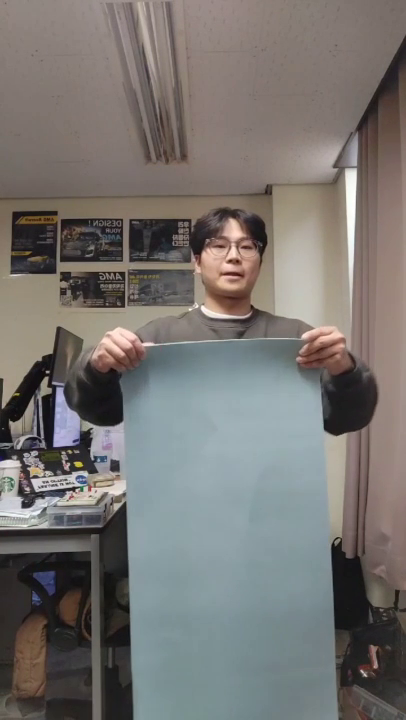
//> input picture frame 26 of LAB/LAB2_Color_Image_Segmentation_Magic_Cloak/LAB2.mp4, 406 x 720 px, given in place of background.mp4, which was not available
$ ./DLIP_LAB2_22000814_HWANGMooYeol   (built with g++ and OpenCV 4)
//> lines starting //> are read from the running program, lines starting //| are printed output that depends on the picture; after the words box and inside, x2 and y2 are one past the last pixel; in counts of white or black regions, pixels touching at a corner belong together; pictures that were not available may be replaced by others from this repository, and a replacement may not be noted
#include <opencv2/opencv.hpp>

using namespace cv;
using namespace std;

int frame_cnt;
int frame = 0;
int hmin = 28, hmax = 110, smin = 4, smax = 161, vmin = 115, vmax = 250;
Mat frame1, frame2, video, hsv, dst, mask, mask_inv, background, current, result, bg;

int main(int ac, char** av) {

    VideoCapture cap("LAB2.mp4");
    VideoCapture bg1("background.mp4");

    frame_cnt = cap.get(CAP_PROP_FRAME_COUNT);

    if (!cap.isOpened())
    {
        printf("Can't open the camera");
        return -1;
    }

    // Get video properties
    int width = cap.get(CAP_PROP_FRAME_WIDTH);
    int height = cap.get(CAP_PROP_FRAME_HEIGHT);
    double fps = cap.get(CAP_PROP_FPS);

    // Define the codec and create VideoWriter object
    VideoWriter writer("output_result.avi", VideoWriter::fourcc('X', 'V', 'I', 'D'), fps, Size(width, height));

    bg1 >> frame1;        // 1st frame
//> frame1 is the input picture: 720 rows x 406 cols, CV_8UC3; mean B, G, R 112.8, 115.9, 119.2
    imshow("img1", frame1);
    bg = frame1;

    while (frame < frame_cnt - 1)
    {
        cap >> video;
        frame += 1;

        if (video.empty())
        {
            printf("empty image");
            break;
        }

        cvtColor(video, hsv, COLOR_BGR2HSV);
//> hsv: 720 rows x 406 cols, CV_8UC3; mean H, S, V 46.4, 39.2, 125.5
        inRange(hsv, Scalar(hmin, smin, vmin), Scalar(hmax, smax, vmax), dst);
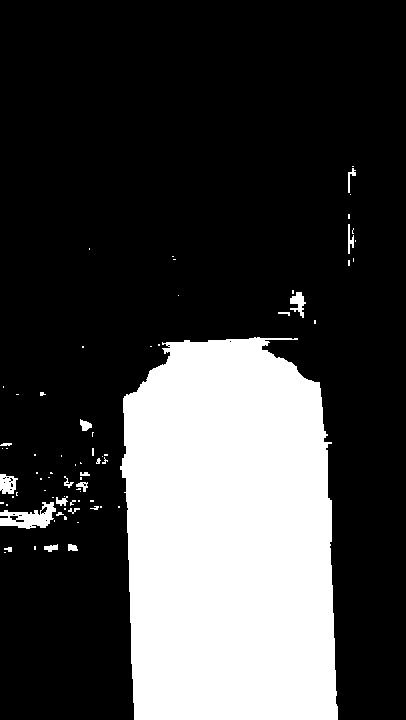
//> dst: 720 rows x 406 cols, CV_8UC1; 26% white; 75 white regions (57 under 20 px), largest, box (x1, y1, x2, y2) and area: (120, 337, 338, 720) 73725, (0, 502, 56, 529) 797, (0, 474, 18, 494) 257
        morphologyEx(dst, dst, MORPH_OPEN, getStructuringElement(MORPH_RECT, Size(4, 4)));
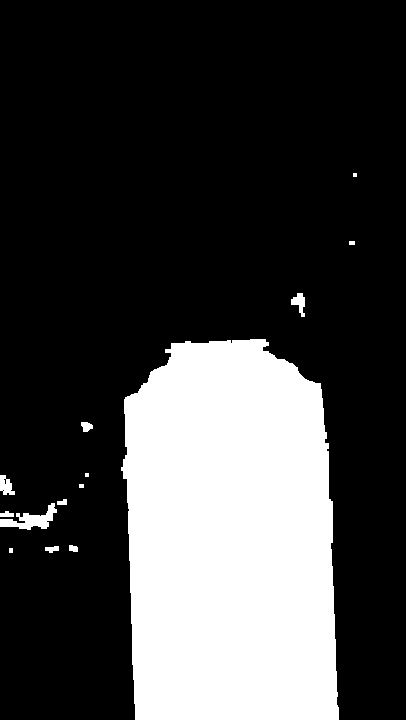
//> dst: 720 rows x 406 cols, CV_8UC1; 25.6% white; 14 white regions (2 under 20 px)

        vector<vector<Point>> contours;

        findContours(dst, contours, RETR_EXTERNAL, CHAIN_APPROX_SIMPLE);
//> contours = 14 contours, 5 with area under 20; largest, box (x1, y1, x2, y2) and area: (121, 339, 339, 720) 72816, (0, 503, 57, 530) 552, (0, 475, 15, 495) 170, (291, 293, 305, 317) 148, (81, 422, 93, 432) 71
        if (!contours.empty())
        {
            double maxArea = 0;
            int maxIdx = 0;
            for (int i = 0; i < contours.size(); i++) {
                double area = contourArea(contours[i]);
                if (area > maxArea) {
                    maxArea = area;
                    maxIdx = i;
                }
            }
//> this loop made 14 passes
//> (area, maxArea) on passes 2, 5, 11: (50.5, 50.5), (551.5, 551.5), (72816.5, 72816.5)
//> area on passes 3, 4, 6, 8, 10, 12: 39.5, 46, 33.5, 169.5, 71, 148.5
//> after the loop, maxArea = 72816.5; maxIdx = 10
            mask = Mat::zeros(video.size(), CV_8UC3);
            drawContours(mask, contours, maxIdx, Scalar(255, 255, 255), FILLED);
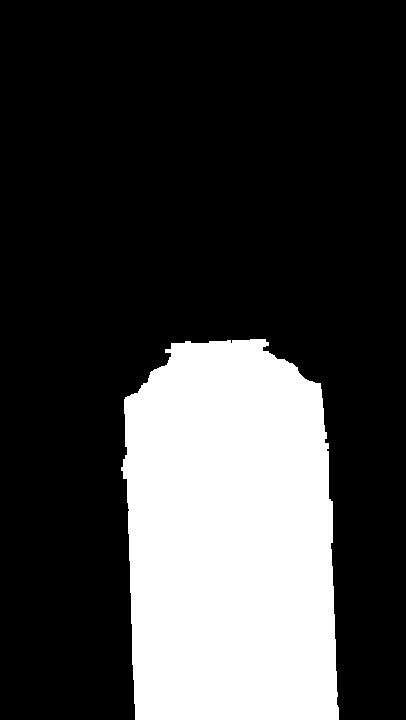
//> mask: 720 rows x 406 cols, CV_8UC3; 25.1% white; 1 white region, box (x1, y1, x2, y2) and area: (121, 339, 339, 720) 73391
            dilate(mask, mask, Mat(), Point(-1, -1), 5);
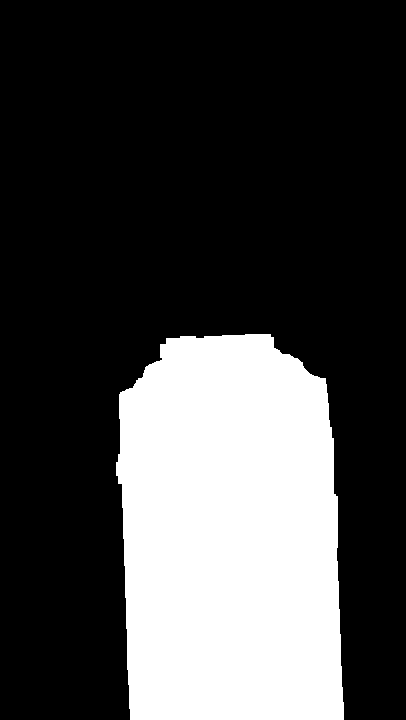
//> mask: 720 rows x 406 cols, CV_8UC3; 26.9% white; 1 white region, box (x1, y1, x2, y2) and area: (116, 334, 344, 720) 78570
            bitwise_not(mask, mask_inv);

            background = bg & mask;
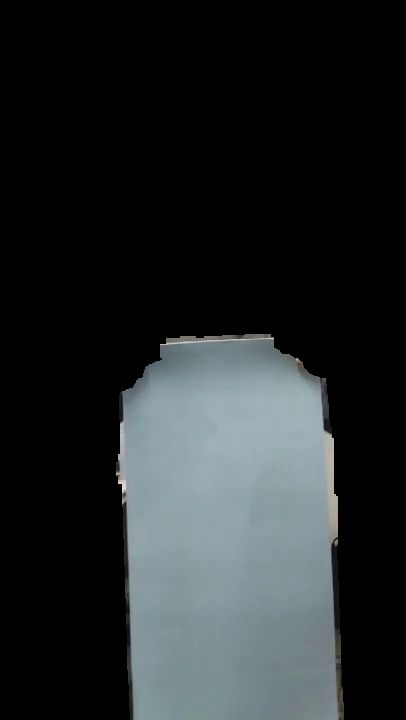
//> background: 720 rows x 406 cols, CV_8UC3; mean B, G, R 41.1, 39.9, 35.5
            current = video & mask_inv;
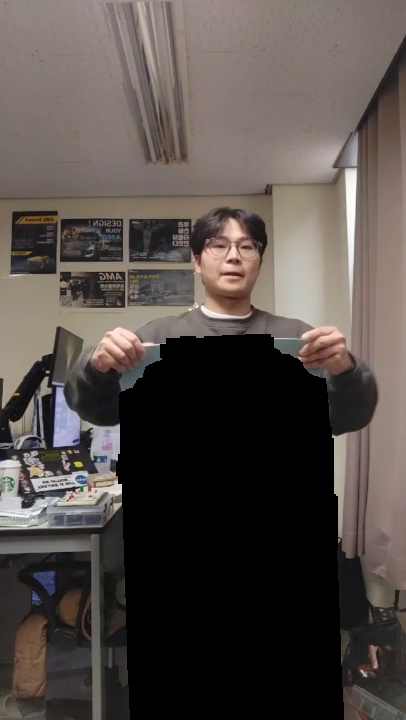
//> current: 720 rows x 406 cols, CV_8UC3; mean B, G, R 71.8, 76, 83.7
            result = current + background;

            imshow("result", result);
            writer.write(result);  // Save result frame
        }

        imshow("camera img", video);

        if (waitKey(25) == 27)
            break;
    }
//> pass 2 of the loop `while (frame < frame_cnt - 1)`:
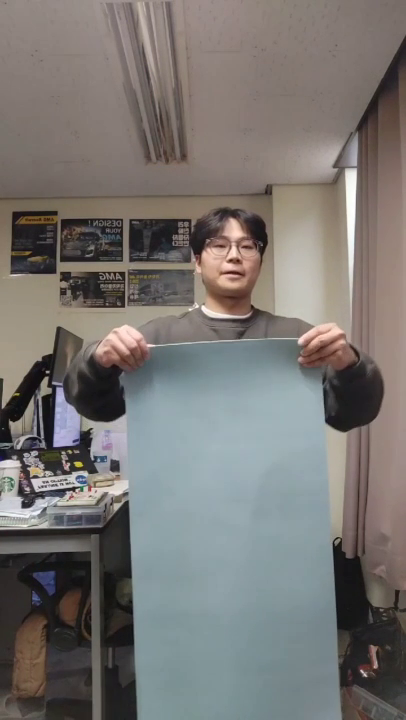
//> input picture frame 27 of LAB/LAB2_Color_Image_Segmentation_Magic_Cloak/LAB2.mp4, 406 x 720 px
//> video is the input picture: 720 rows x 406 cols, CV_8UC3; mean B, G, R 114.3, 117.3, 120.6
//> hsv: 720 rows x 406 cols, CV_8UC3; mean H, S, V 46.7, 38.9, 126.9
//> `morphologyEx(dst, dst, MORPH_OPEN, getStructuringElement(MORPH_RECT, S..`:
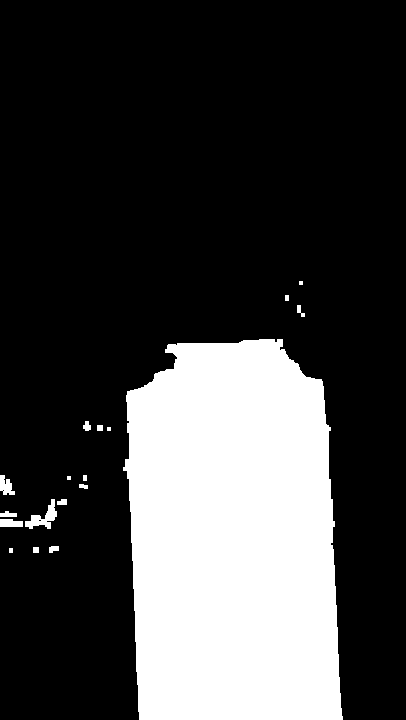
//> dst: 720 rows x 406 cols, CV_8UC1; 25.5% white; 18 white regions (3 under 20 px)
//> contours = 18 contours, 6 with area under 20; largest, box (x1, y1, x2, y2) and area: (123, 339, 343, 720) 72656, (25, 499, 57, 529) 323, (0, 475, 15, 495) 155, (0, 519, 23, 527) 134, (0, 511, 17, 517) 55
//> the loop `for (int i = 0; i < contours.size(); i++)` made 18 passes
//> (area, maxArea) on passes 2, 3, 4, 7, 15: (25, 25), (41, 41), (134.5, 134.5), (323, 323), (72656.5, 72656.5)
//> after the loop `for (int i = 0; i < contours.size(); i++)`: maxArea = 72656.5; maxIdx = 14
//> mask_inv: 720 rows x 406 cols, CV_8UC3; 73.2% white; 1 black region, box (x1, y1, x2, y2) and area: (118, 334, 348, 720) 78473
//> background: 720 rows x 406 cols, CV_8UC3; 0.84% of pixels changed, all inside (x1, y1, x2, y2) = (116, 334, 348, 720)
//> `current = video & mask_inv;`:
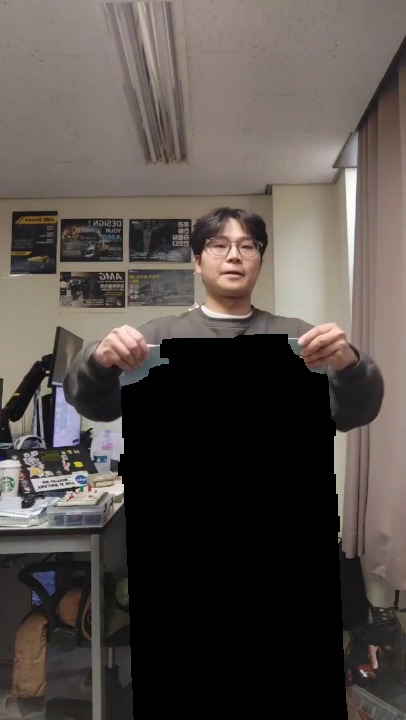
//> current: 720 rows x 406 cols, CV_8UC3; mean B, G, R 72.4, 76.6, 84.4
//> pass 3 of the loop `while (frame < frame_cnt - 1)`:
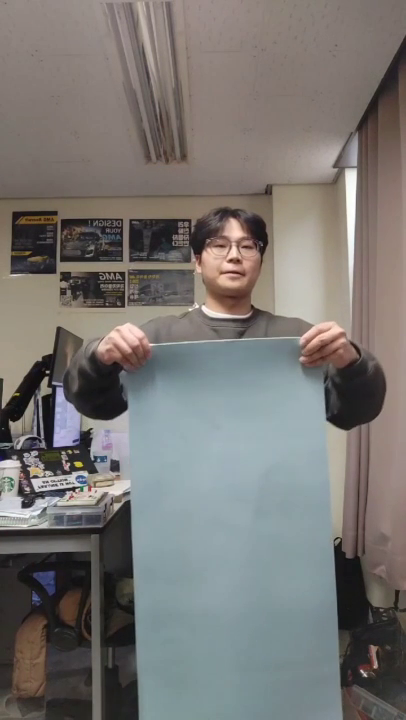
//> input picture frame 28 of LAB/LAB2_Color_Image_Segmentation_Magic_Cloak/LAB2.mp4, 406 x 720 px
//> video is the input picture: 720 rows x 406 cols, CV_8UC3; mean B, G, R 114.5, 117.6, 120.6
//> hsv: 720 rows x 406 cols, CV_8UC3; mean H, S, V 46.8, 38.7, 127
//> `morphologyEx(dst, dst, MORPH_OPEN, getStructuringElement(MORPH_RECT, S..`:
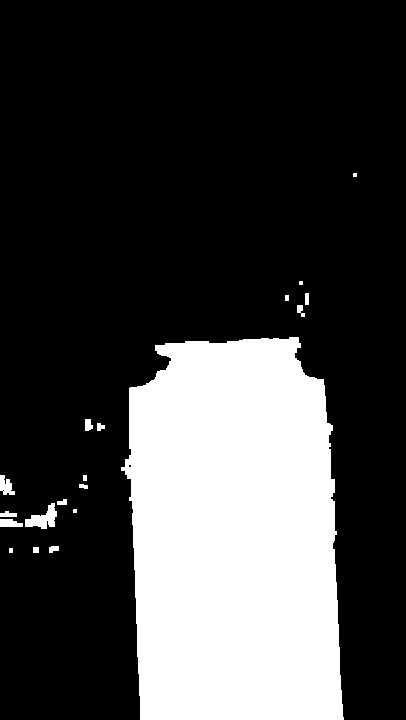
//> dst: 720 rows x 406 cols, CV_8UC1; 25.8% white; 19 white regions (3 under 20 px)
//> contours = 19 contours, 6 with area under 20; largest, box (x1, y1, x2, y2) and area: (121, 337, 344, 720) 73384, (25, 503, 57, 529) 370, (0, 475, 15, 495) 155, (0, 519, 23, 527) 123, (85, 419, 93, 431) 60
//> the loop `for (int i = 0; i < contours.size(); i++)` made 19 passes
//> (area, maxArea) on passes 2, 3, 4, 7, 14: (25, 25), (41, 41), (123, 123), (370.5, 370.5), (73384, 73384)
//> after the loop `for (int i = 0; i < contours.size(); i++)`: maxArea = 73384; maxIdx = 13
//> mask_inv: 720 rows x 406 cols, CV_8UC3; 72.8% white; 1 black region, box (x1, y1, x2, y2) and area: (116, 332, 349, 720) 79432
//> background: 720 rows x 406 cols, CV_8UC3; mean B, G, R 41.4, 40.3, 35.9
//> `current = video & mask_inv;`:
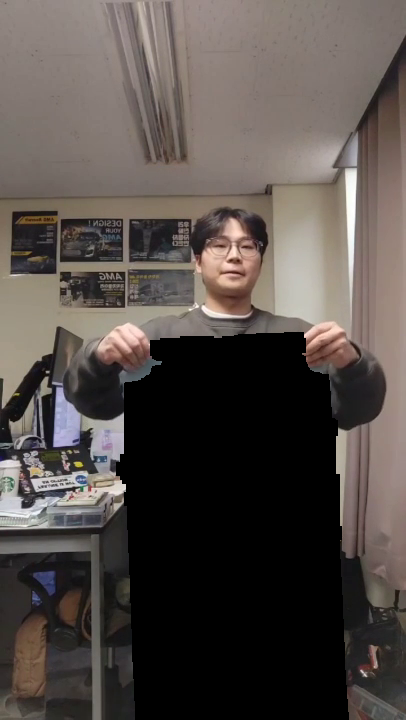
//> current: 720 rows x 406 cols, CV_8UC3; mean B, G, R 72.1, 76.3, 83.9

    cap.release();
    bg1.release();
    writer.release();
    destroyAllWindows();

    return 0;
}

$ run again, starting later in the video
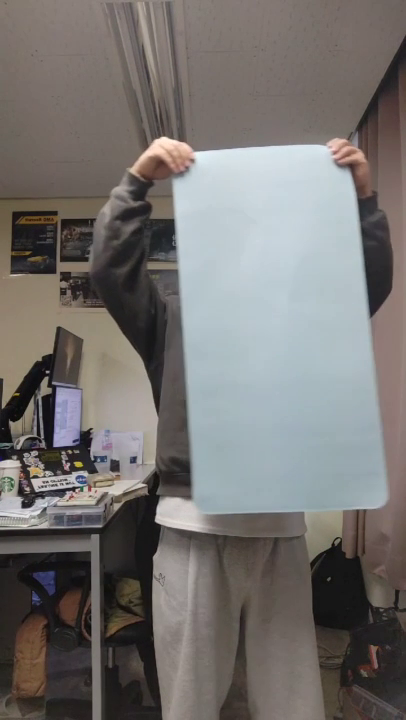
//> input picture frame 119 of LAB/LAB2_Color_Image_Segmentation_Magic_Cloak/LAB2.mp4, 406 x 720 px, given in place of background.mp4, which was not available
//> frame1 is the input picture: 720 rows x 406 cols, CV_8UC3; mean B, G, R 112.3, 114.5, 117.8
//> hsv: 720 rows x 406 cols, CV_8UC3; mean H, S, V 46.5, 35.7, 123
//> `morphologyEx(dst, dst, MORPH_OPEN, getStructuringElement(MORPH_RECT, S..`:
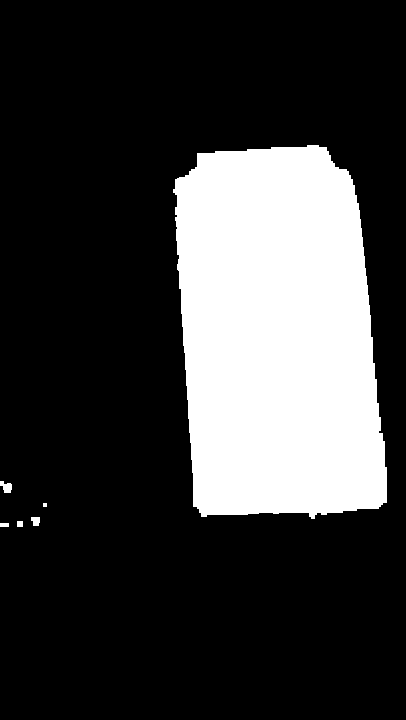
//> dst: 720 rows x 406 cols, CV_8UC1; 23.2% white; 6 white regions (1 under 20 px)
//> contours = 6 contours, 1 with area under 20; largest, box (x1, y1, x2, y2) and area: (173, 145, 387, 519) 66871, (0, 481, 12, 493) 76, (31, 517, 40, 526) 52, (17, 521, 23, 527) 25, (0, 523, 9, 527) 24
//> the loop `for (int i = 0; i < contours.size(); i++)` made 6 passes
//> (area, maxArea) on passes 1, 2, 3, 5, 6: (24, 24), (25, 25), (52, 52), (76, 76), (66871, 66871)
//> after the loop `for (int i = 0; i < contours.size(); i++)`: maxArea = 66871; maxIdx = 5
//> mask_inv: 720 rows x 406 cols, CV_8UC3; 74.9% white; 1 black region, box (x1, y1, x2, y2) and area: (168, 140, 392, 524) 73509
//> `current = video & mask_inv;`:
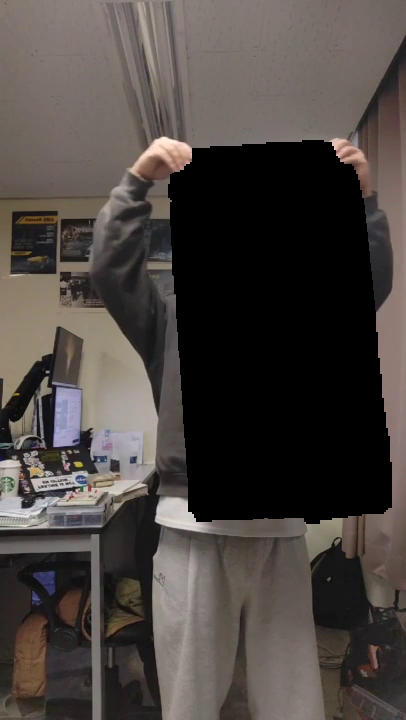
//> current: 720 rows x 406 cols, CV_8UC3; mean B, G, R 64.5, 68.1, 74.6
